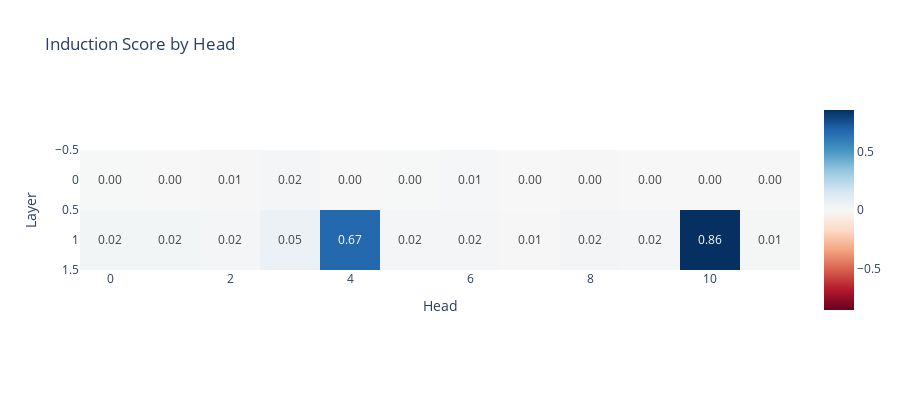

The code cell stored with this chart in its notebook:
### Markdown cell above
How can we use hooks to access activations without modifying them? As an example, we calculate the induction scores as we did in ```2-induction_heads.ipynb``` but using hooks.
There are a few differences.
1. We have additional batch dimension. So we take the average over the batch along with the diagonal. 
2. We calculate induction scores for all heads at once.

### Code cell
seq_len = 50
batch = 10
rep_tokens_10 = generate_repeated_tokens(model, seq_len, batch)

# global variable to store the induction scores for all attention heads, in our hook we write to this variable
induction_score_store = t.zeros((model.cfg.n_layers, model.cfg.n_heads), device=model.cfg.device) 

def induction_score_hook(pattern: Float[Tensor, "batch n_head seq_Q seq_K"], hook: HookPoint):
    diagonals = pattern.diagonal(offset=1-seq_len, dim1=-2, dim2=-1)
    scores = einops.reduce(diagonals, "batch n_head seq_len -> n_head", "mean")
    layer_idx = hook.layer()
    induction_score_store[layer_idx, :] = scores
    

pattern_hook_names_filter = lambda name: name.endswith("pattern") 

model.run_with_hooks(
    rep_tokens_10, 
    return_type=None, # For efficiency, we don't need to calculate the logits
    fwd_hooks=[(
        pattern_hook_names_filter,
        induction_score_hook
    )]
)

imshow(
    induction_score_store, 
    labels={"x": "Head", "y": "Layer"}, 
    title="Induction Score by Head", 
    text_auto=".2f",
    width=900, height=400
)

### Figure 1 — Plotly figure (JSON) as saved in the notebook; plotly's stock layout.template omitted (floating-point values rounded to 4 significant figures)
{"data": [{"coloraxis": "coloraxis", "hovertemplate": "Head: %{x}<br>Layer: %{y}<br>color: %{z}<extra></extra>", "name": "0", "texttemplate": "%{z:.2f}", "type": "heatmap", "xaxis": "x", "yaxis": "y", "z": [[0.002454, 0.0005809, 0.005183, 0.01837, 0.0004687, 0.004556, 0.01165, 1.652e-09, 0.004896, 0.0002596, 0.0007928, 0.0006335], [0.0207, 0.02071, 0.01699, 0.05293, 0.672, 0.01643, 0.01585, 0.006434, 0.02404, 0.01941, 0.8562, 0.01363]]}], "layout": {"coloraxis": {"cmid": 0, "colorscale": [[0, "rgb(103,0,31)"], [0.1, "rgb(178,24,43)"], [0.2, "rgb(214,96,77)"], [0.3, "rgb(244,165,130)"], [0.4, "rgb(253,219,199)"], [0.5, "rgb(247,247,247)"], [0.6, "rgb(209,229,240)"], [0.7, "rgb(146,197,222)"], [0.8, "rgb(67,147,195)"], [0.9, "rgb(33,102,172)"], [1, "rgb(5,48,97)"]]}, "height": 400, "title": {"text": "Induction Score by Head"}, "width": 900, "xaxis": {"anchor": "y", "constrain": "domain", "domain": [0, 1], "scaleanchor": "y", "title": {"text": "Head"}}, "yaxis": {"anchor": "x", "autorange": "reversed", "constrain": "domain", "domain": [0, 1], "title": {"text": "Layer"}}}}
